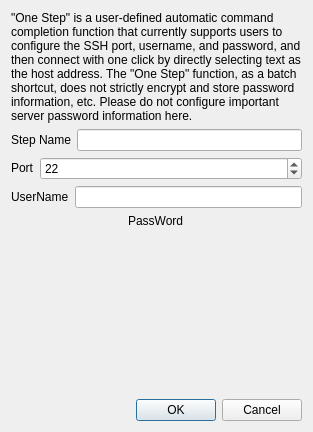
<?xml version="1.0" encoding="UTF-8"?>
<ui version="4.0">
 <class>OneStepWindow</class>
 <widget class="QDialog" name="OneStepWindow">
  <property name="geometry">
   <rect>
    <x>0</x>
    <y>0</y>
    <width>313</width>
    <height>432</height>
   </rect>
  </property>
  <property name="windowTitle">
   <string>One Step</string>
  </property>
  <layout class="QVBoxLayout" name="verticalLayout">
   <item>
    <widget class="QLabel" name="label_5">
     <property name="text">
      <string>&quot;One Step&quot; is a user-defined automatic command completion function that currently supports users to configure the SSH port, username, and password, and then connect with one click by directly selecting text as the host address. The &quot;One Step&quot; function, as a batch shortcut, does not strictly encrypt and store password information, etc. Please do not configure important server password information here.</string>
     </property>
     <property name="wordWrap">
      <bool>true</bool>
     </property>
    </widget>
   </item>
   <item>
    <layout class="QHBoxLayout" name="horizontalLayout_2">
     <item>
      <widget class="QLabel" name="label_4">
       <property name="sizePolicy">
        <sizepolicy hsizetype="Fixed" vsizetype="Fixed">
         <horstretch>0</horstretch>
         <verstretch>0</verstretch>
        </sizepolicy>
       </property>
       <property name="text">
        <string>Step Name</string>
       </property>
      </widget>
     </item>
     <item>
      <widget class="QLineEdit" name="lineEditStepName"/>
     </item>
    </layout>
   </item>
   <item>
    <layout class="QHBoxLayout" name="horizontalLayout_3">
     <item>
      <widget class="QLabel" name="label_3">
       <property name="sizePolicy">
        <sizepolicy hsizetype="Fixed" vsizetype="Fixed">
         <horstretch>0</horstretch>
         <verstretch>0</verstretch>
        </sizepolicy>
       </property>
       <property name="text">
        <string>Port</string>
       </property>
      </widget>
     </item>
     <item>
      <widget class="QSpinBox" name="spinBoxPort">
       <property name="minimum">
        <number>1</number>
       </property>
       <property name="maximum">
        <number>65535</number>
       </property>
       <property name="value">
        <number>22</number>
       </property>
      </widget>
     </item>
    </layout>
   </item>
   <item>
    <layout class="QHBoxLayout" name="horizontalLayout">
     <item>
      <widget class="QLabel" name="label">
       <property name="sizePolicy">
        <sizepolicy hsizetype="Fixed" vsizetype="Fixed">
         <horstretch>0</horstretch>
         <verstretch>0</verstretch>
        </sizepolicy>
       </property>
       <property name="text">
        <string>UserName</string>
       </property>
      </widget>
     </item>
     <item>
      <widget class="QLineEdit" name="lineEditUserName"/>
     </item>
    </layout>
   </item>
   <item>
    <layout class="QHBoxLayout" name="horizontalLayoutPassword">
     <item>
      <widget class="QLabel" name="label_2">
       <property name="sizePolicy">
        <sizepolicy hsizetype="Fixed" vsizetype="Fixed">
         <horstretch>0</horstretch>
         <verstretch>0</verstretch>
        </sizepolicy>
       </property>
       <property name="text">
        <string>PassWord</string>
       </property>
      </widget>
     </item>
    </layout>
   </item>
   <item>
    <spacer name="verticalSpacer">
     <property name="orientation">
      <enum>Qt::Vertical</enum>
     </property>
     <property name="sizeHint" stdset="0">
      <size>
       <width>20</width>
       <height>40</height>
      </size>
     </property>
    </spacer>
   </item>
   <item>
    <widget class="QDialogButtonBox" name="buttonBox">
     <property name="orientation">
      <enum>Qt::Horizontal</enum>
     </property>
     <property name="standardButtons">
      <set>QDialogButtonBox::Cancel|QDialogButtonBox::Ok</set>
     </property>
    </widget>
   </item>
  </layout>
 </widget>
 <resources/>
 <connections>
  <connection>
   <sender>buttonBox</sender>
   <signal>accepted()</signal>
   <receiver>OneStepWindow</receiver>
   <slot>accept()</slot>
   <hints>
    <hint type="sourcelabel">
     <x>248</x>
     <y>254</y>
    </hint>
    <hint type="destinationlabel">
     <x>157</x>
     <y>274</y>
    </hint>
   </hints>
  </connection>
  <connection>
   <sender>buttonBox</sender>
   <signal>rejected()</signal>
   <receiver>OneStepWindow</receiver>
   <slot>reject()</slot>
   <hints>
    <hint type="sourcelabel">
     <x>316</x>
     <y>260</y>
    </hint>
    <hint type="destinationlabel">
     <x>286</x>
     <y>274</y>
    </hint>
   </hints>
  </connection>
 </connections>
</ui>
